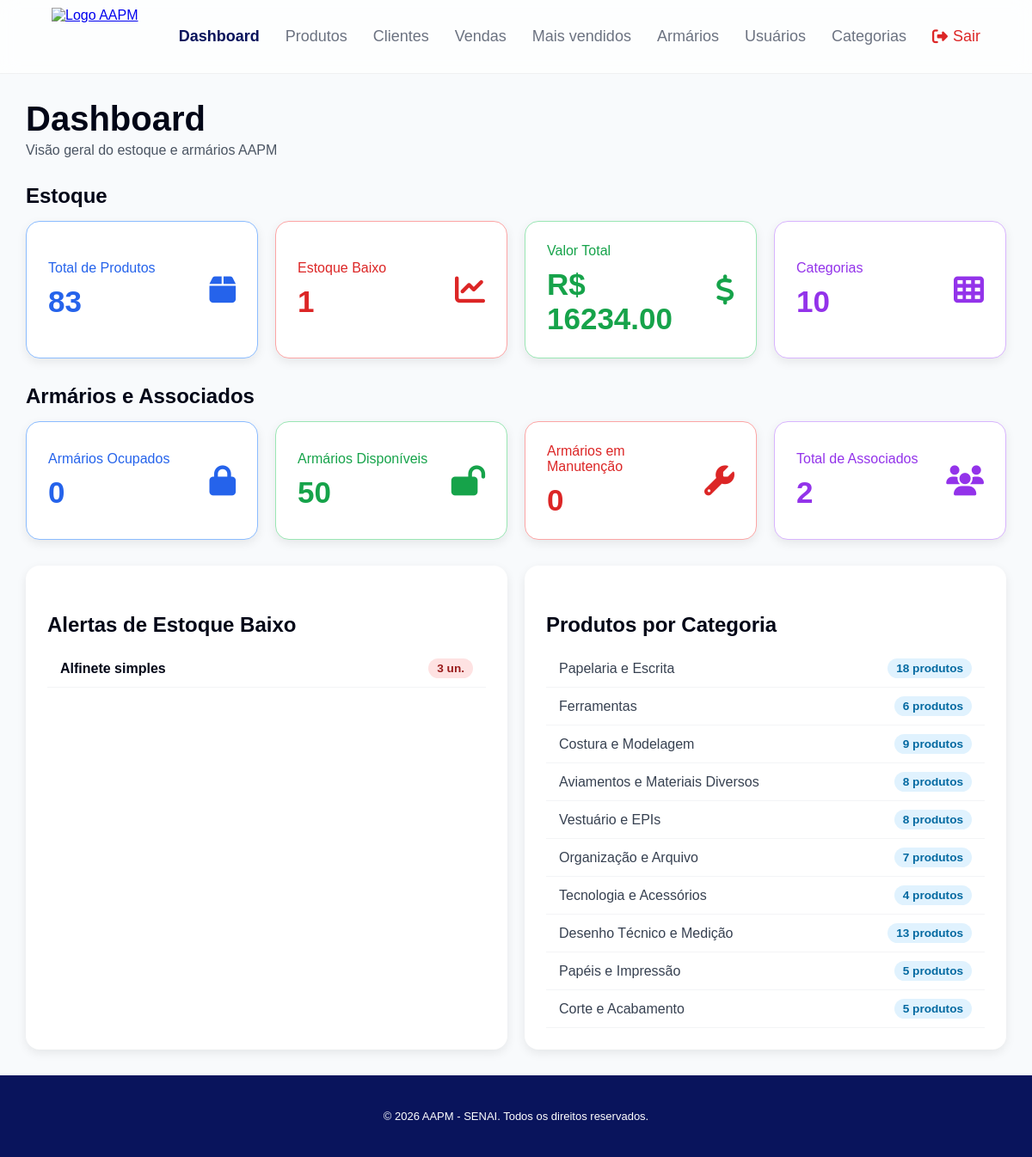
Before: / (signed in) with the older database file.
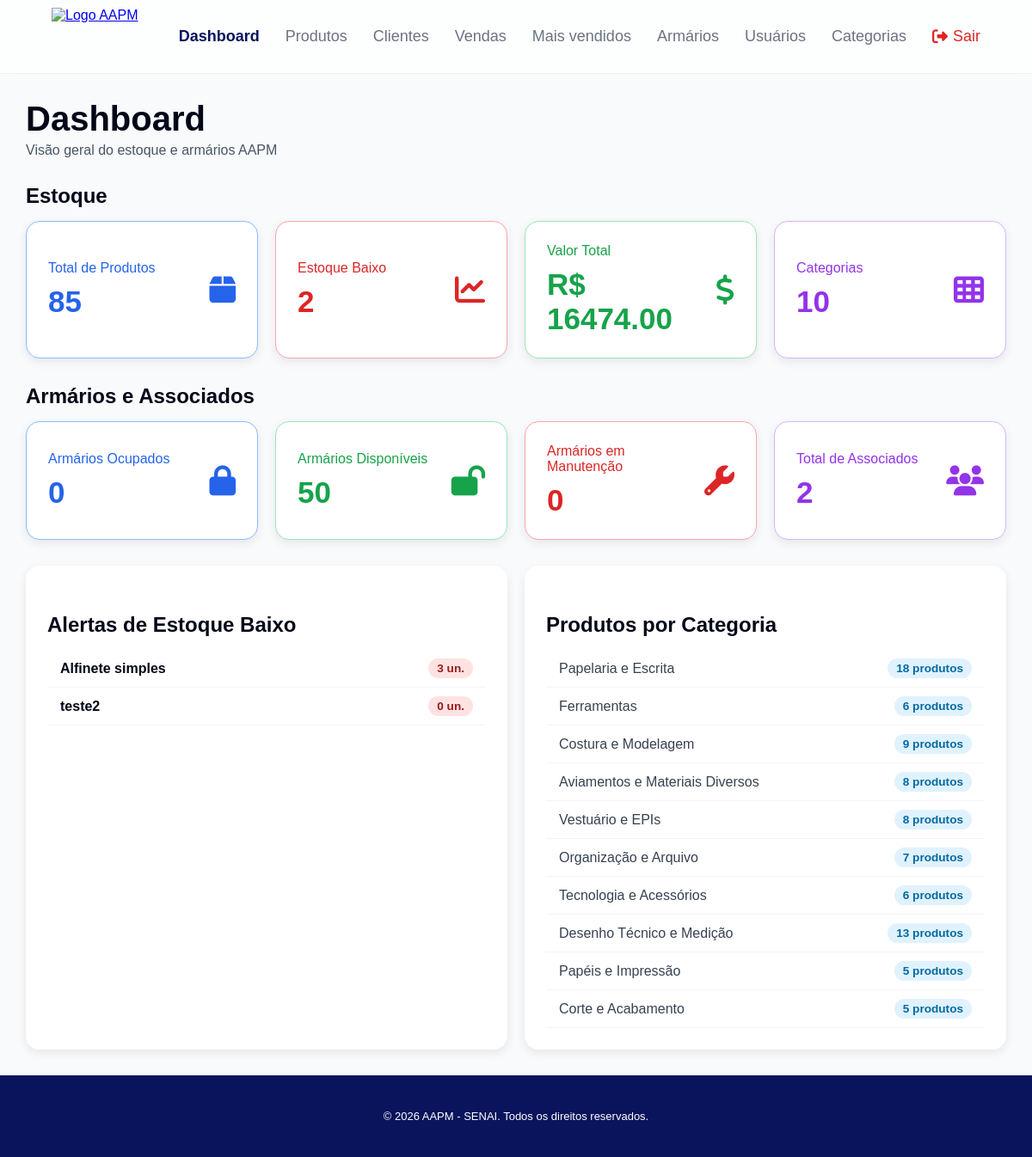
After: the same page with the newer database file.
### app/models/produtos.py (models this page shows, shortened)
class Produto(Base):
    __tablename__ = "produtos"
    id = Column(Integer, primary_key=True, index=True)
    nome = Column(String(200), unique=True, index=True)
    preco = Column(Float)
    estoque_atual = Column(Integer, nullable=False, default=0)
    possui_variacoes_tamanho = Column(Boolean, nullable=False, default=False, server_default="false")
    ativo = Column(Boolean, default=True)
    imagem_path = Column(String(255), nullable=True)
    categoria_id = Column(Integer, ForeignKey("categorias.id", ondelete="SET NULL"), nullable=True)
    categoria = relationship("Categoria", back_populates="produtos")
    estoques_tamanho = relationship(
        "EstoqueTamanho", back_populates="produto", cascade="all, delete-orphan"
    )

### app/models/categoria.py (models this page shows)
class Categoria(Base):
    __tablename__ = "categorias"
    id = Column(Integer, primary_key=True, index=True)
    nome = Column(String(100), unique=True, index=True, nullable=False)
    ativo = Column(Boolean, default=True)
    descricao = Column(String(255), nullable=True)
    produtos = relationship("Produto", back_populates="categoria", lazy="select")

### app/main.py (the view)
@app.get("/")
def home(
    request: Request,
    usuario=Depends(get_usuario_opcional),
    db: Session = Depends(get_db)
):
    if usuario is None:
        return templates.TemplateResponse(name="index.html", request=request)
    produtos_ativos = db.query(Produto).filter(Produto.ativo == True).all()
    total_produtos = len(produtos_ativos)
    produtos_alerta = [p for p in produtos_ativos if p.estoque_atual <= 5]
    estoque_baixo = len(produtos_alerta)
    valor_total = sum(p.estoque_atual * p.preco for p in produtos_ativos)
    contagem_cat = {}
    for p in produtos_ativos:
        if p.categoria and hasattr(p.categoria, 'nome'):
            name_cat = p.categoria.nome
        elif isinstance(p.categoria, str) and p.categoria.strip():
            name_cat = p.categoria
        else:
            name_cat = "Gerais"
        contagem_cat[name_cat] = contagem_cat.get(name_cat, 0) + 1
    total_categorias = len(contagem_cat)
    garantir_armarios_iniciais(db)
    ocupados = db.query(Armario).filter(Armario.status == "ocupado").count()
    disponiveis = db.query(Armario).filter(Armario.status == "disponivel").count()
    manutencao = db.query(Armario).filter(Armario.status == "manutencao").count()
    total_associados = (
        db.query(Cliente)
        .filter(
            Cliente.ativo == True,
            Cliente.is_associado == True
        )
        .count()
    )
    return templates.TemplateResponse(
        name="dashboard.html",
        request=request,
        context={
            "request": request,
            "usuario": usuario,
            "total_produtos": total_produtos,
            "estoque_baixo": estoque_baixo,
            "valor_total": valor_total,
            "total_categorias": total_categorias,
            "produtos_alerta": produtos_alerta,
            "contagem_por_categoria": contagem_cat,
            "lista_armarios": db.query(Armario).order_by(Armario.id).all(),
            "armarios_ocupados": ocupados,
            "armarios_disponiveis": disponiveis,
            "armarios_manutencao": manutencao,
            "total_associados": total_associados
        }
    )

### app/templates/dashboard.html (shortened to what the changed rows need)
<!DOCTYPE html>
<html lang="pt-br">
<head>
    <link rel="stylesheet" href="/static/css/dashboard.css">
    <link rel="stylesheet" href="https://cdnjs.cloudflare.com/ajax/libs/font-awesome/6.5.2/css/all.min.css">
</head>
<body>
    {% include "partials/navbar.html" %}
    <div class="dashboard">
        <div class="header">
            <div>
                <h1>Dashboard</h1>
            </div>
        </div>
        <h2>Estoque</h2>
        <div class="cards">
            <div class="card azul">
                <div>
                    <span>Total de Produtos</span>
                    <h3 id="total-produtos">{{ total_produtos | default(0) }}</h3>
                </div>
            </div>
            <div class="card vermelho">
                <div>
                    <span>Estoque Baixo</span>
                    <h3 id="estoque-baixo">{{ estoque_baixo | default(0) }}</h3>
                </div>
            </div>
            <div class="card verde">
                <div>
                    <span>Valor Total</span>
                    <h3 id="valor-total">R$ {{ "%.2f"|format(valor_total | default(0.0)) }}</h3>
                </div>
            </div>
        </div>
        <h2>Armários e Associados</h2>
        <div class="bottom">
            <div class="panel">
                <div class="panel-header">
                    <h2>Alertas de Estoque Baixo</h2>
                </div>
                <div id="lista-alertas">
                    {% if produtos_alerta %}
                        <div class="lista-customizada">
                            {% for prod in produtos_alerta %}
                                <div class="item-lista" style="display: flex; justify-content: space-between; padding: 10px 15px; border-bottom: 1px solid #f3f4f6; align-items: center;">
                                    <span><strong>{{ prod.nome }}</strong></span>
                                    <span style="background-color: #fee2e2; color: #991b1b; padding: 4px 10px; border-radius: 12px; font-size: 0.85em; font-weight: bold;">{{ prod.estoque_atual }} un.</span>
                                </div>
                            {% endfor %}
                        </div>
                    {% else %}
                        <div style="color: #6b7280; padding: 15px;">Nenhum alerta de estoque baixo.</div>
                    {% endif %}
                </div>
            </div>
            <div class="panel">
                <div class="panel-header">
                    <h2>Produtos por Categoria</h2>
                </div>
                <div id="lista-categorias">
                    {% if contagem_por_categoria %}
                        <div class="lista-customizada">
                            {% for cat, qtd in contagem_por_categoria.items() %}
                                <div class="item-lista" style="display: flex; justify-content: space-between; padding: 10px 15px; border-bottom: 1px solid #f3f4f6; align-items: center;">
                                    <span style="font-weight: 500; color: #374151;">{{ cat }}</span>
                                    <span style="background-color: #e0f2fe; color: #0369a1; padding: 4px 10px; border-radius: 12px; font-size: 0.85em; font-weight: bold;">{{ qtd }} {{ 'produto' if qtd == 1 else 'produtos' }}</span>
                                </div>
                            {% endfor %}
                        </div>
                    {% else %}
                        <div style="color: #6b7280; padding: 15px;">Nenhuma categoria cadastrada.</div>
                    {% endif %}
                </div>
            </div>
        </div>
    </div>
</body>
</html>

Changed rows visible on the page:
added Produto: nome "teste2", estoque_atual "0"
computed for Categoria "Tecnologia e Acessórios": qtd "4" → "6"
Other visible differences:
{{ total_produtos | default(0) }}: "83" → "85"
{{ estoque_baixo | default(0) }}: "1" → "2"
{{ "%.2f"|format(valor_total | default(0.0)) }}: "16234.00" → "16474.00"
